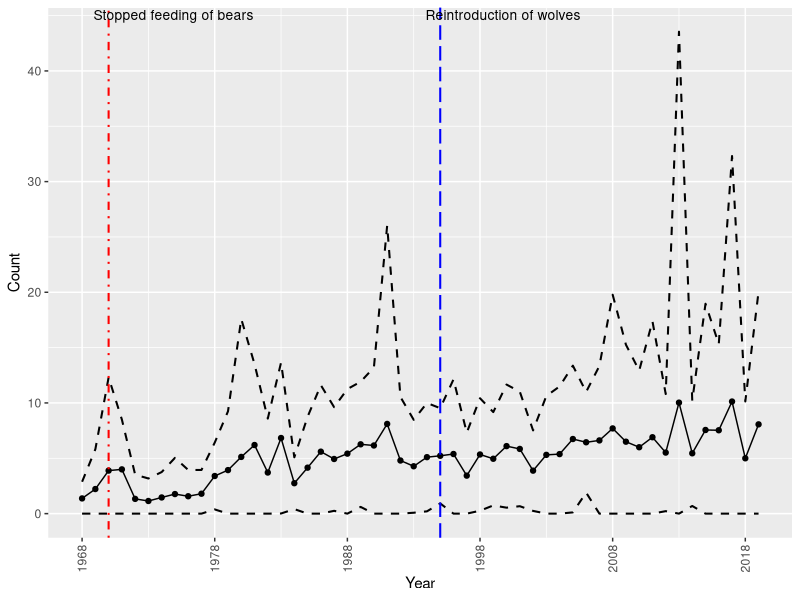
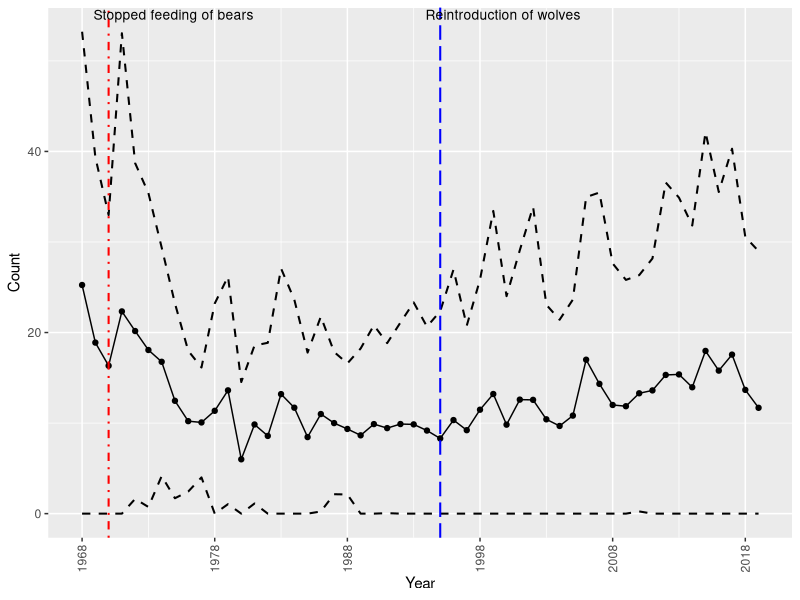

Generate these figures, in order, with R:
#creating lineplots for CORA/BBMA detected during BBS routes

library(ggplot2)
library(plyr)

#reading in data and spliting by species (CORA, BBMA)
bbs_data <- read.csv("data/BBS/BBS_Count.csv")
cora_data <- bbs_data[bbs_data$AOU == 4860,]
bbma_data <- bbs_data[bbs_data$AOU == 4750,]
count_history <- read.csv("data/BBS/Route History.csv")


#limiting count_history to only relevant counts
count_history <- count_history[count_history$Route %in% bbs_data$Route,]


#Loop to append other count years to SPECIES_data
#checking to see if the year and route match a count that is already present in cbc_data
append_hist <- function(data){
  tmp_data <- data
  for(i in 1:nrow(count_history)){
    tmp_count <- count_history[i,]
    
      if(sum(tmp_data[tmp_data$Route == tmp_count$Route,]$Year %in% tmp_count$Year) == 0){
        tmp_data <- rbind.fill(tmp_data, tmp_count)}
  }

tmp_data[is.na(tmp_data$SpeciesTotal),]$SpeciesTotal <- 0
  
  return(tmp_data)
}

cora_data <- append_hist(cora_data)
bbma_data <- append_hist(bbma_data)



#Selecting routes that were used >5 times
#25th quantile for is 5 (CORA) and 5 (BBMA)
#quantile(table(cora_data$Route))
#quantile(table(bbma_data$Route))
cora_route <- unique(cora_data$Route)[table(cora_data$Route) > 5]
bbma_route <- unique(bbma_data$Route)[table(bbma_data$Route) > 5]


#creating empty lists to place timeseries plots for each route
cora_list <- vector("list", length = length(cora_route))
bbma_list <- vector("list", length = length(bbma_route))


#Loop for CORA timeseries plots
for(i in 1:length(cora_route)){
  tmp_route <- cora_data[cora_data$Route == cora_route[i],]
  
  cora_list[[i]] <- ggplot(data = tmp_route, aes(x = Year, y = SpeciesTotal)) +
                      geom_line() + geom_point() + 
                      theme(axis.text.x = element_text(angle = 90, vjust=0.5)) +
                      labs(x = "Year", y = "Count", title = paste0("Ravens on BBS Route ", cora_route[i])) +
                      theme(plot.title = element_text(hjust = 0.5))
}


#Loop for BBMA timeseries plots
for(i in 1:length(bbma_route)){
  tmp_route <- bbma_data[cora_data$Route == bbma_route[i],]
  
  bbma_list[[i]] <- ggplot(data = tmp_route, aes(x = Year, y = SpeciesTotal)) +
                      geom_line() + geom_point() + 
                      theme(axis.text.x = element_text(angle = 90, vjust=0.5)) +
                      labs(x = "Year", y = "Count", title = paste0("Magpies on BBS Route ", bbma_route[i]))+
                      theme(plot.title = element_text(hjust = 0.5))
}


#function to calculate average count in each year between BBS routes
year_average <- function(data){
  
  #pulling all years counted
  years <- unique(data$Year)
  
  #creating a df for each year
  average_count <- data.frame(Year = years, Average_Count=0, sd=NA)
  
  #loop to average counts
  for(i in 1:length(years)){
    tmp_year <- data[data$Year == years[i],]
    
    average_count[i, "Average_Count"] <- mean(tmp_year$SpeciesTotal)
    average_count[i, "sd"] <- sd(tmp_year$SpeciesTotal)
  }
  
  return(average_count)
  
}


#Using function to create average counts 
cora_average <- year_average(cora_data[cora_data$Route %in% cora_route,])
bbma_average <- year_average(bbma_data[bbma_data$Route %in% bbma_route,])


#Timeseries plot of average CORA count
ggplot(data = cora_average, aes(x = Year, y = Average_Count)) +
  geom_line(aes(y = Average_Count)) + geom_point(aes(y = Average_Count)) + #average count (line and points)
  geom_line(aes(y = ifelse(Average_Count-sd > 0, Average_Count-sd, 0)), lty = 2, lwd = .7) + #lower sd line
  geom_line(aes(y = Average_Count+sd), lty = 2, lwd = .7) + #upper sd line
  theme(axis.text.x = element_text(angle = 90, vjust=0.5)) +
  labs(x = "Year", y = "Count") +
  scale_x_continuous(breaks = seq(min(cora_average$Year), max(cora_average$Year), by = 10))+
  geom_vline(xintercept = c(1970, 1995), #lines to show years with significant events
             linetype = c(4, 5),
             size = c(.7, .7),
             col= c("red", "blue")) +
  geom_text(label = "Stopped feeding of bears", x = 1974.9, y = 45.5, vjust = 1, size = 3.5, check_overlap = T) +
  geom_text(label = "Reintroduction of wolves", x = 1999.73, y = 45.5, vjust = 1, size = 3.5, check_overlap = T) 


labs(x = "Year", y = "Count", title = "Average Ravens on MT BBS Routes") +
  theme(plot.title = element_text(hjust = 0.5))


#Timeseries plot of average BBMA count
ggplot(data = bbma_average, aes(x = Year)) +
  geom_line(aes(y = Average_Count)) + geom_point(aes(y = Average_Count)) + #average count (line and points)
  geom_line(aes(y = ifelse(Average_Count-sd > 0, Average_Count-sd, 0)), lty = 2, lwd = .7) + #lower sd line
  geom_line(aes(y = Average_Count+sd), lty = 2, lwd = .7) + #upper sd line
  theme(axis.text.x = element_text(angle = 90, vjust=0.5)) +
  labs(x = "Year", y = "Count") +
  scale_x_continuous(breaks = seq(min(bbma_average$Year), max(bbma_average$Year), by = 10)) +
  geom_vline(xintercept = c(1970, 1995), #lines to show years with significant events
             linetype = c(4, 5),
             size = c(.7, .7),
             col= c("red", "blue")) +
  geom_text(label = "Stopped feeding of bears", x = 1974.9, y = 55.65, vjust = 1, size = 3.5, check_overlap = T) +
  geom_text(label = "Reintroduction of wolves", x = 1999.73, y = 55.65, vjust = 1, size = 3.5, check_overlap = T) 

labs(x = "Year", y = "Count", title = "Average Magpies on MT BBS Routes")
  theme(plot.title = element_text(hjust = 0.5))
